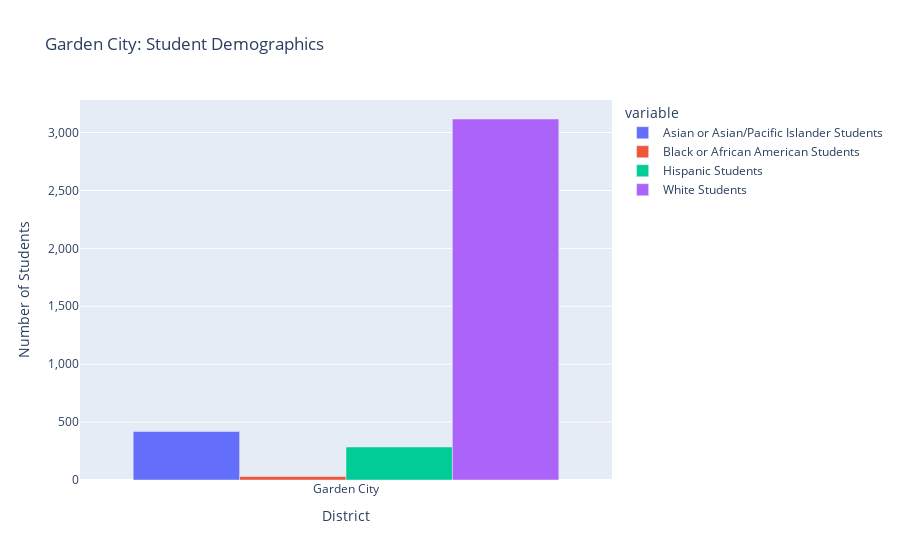

Notebook code cell kept with this figure:
### Code cell
# let's make a bar chart showing the largest demographic groups, just in Garden City
# first, create a list with the columns we want to chart
cols = ["Asian or Asian/Pacific Islander Students", "Black or African American Students", "Hispanic Students", "White Students"]
# get just the one district
just_gc = gc[gc["District"] == "Garden City"]
chart_title = "Garden City: Student Demographics"
fig = px.bar(just_gc, x='District', y=cols, title=chart_title)
fig.update_layout(
    barmode='group',
    yaxis_title="Number of Students",
    yaxis_tickformat=','
)
fig

### Figure 1 — Plotly figure (JSON) as saved in the notebook; plotly's stock layout.template omitted (floating-point values rounded to 4 significant figures)
{"data": [{"alignmentgroup": "True", "hovertemplate": "variable=Asian or Asian/Pacific Islander Students<br>District=%{x}<br>value=%{y}<extra></extra>", "legendgroup": "Asian or Asian/Pacific Islander Students", "marker": {"color": "#636efa", "pattern": {"shape": ""}}, "name": "Asian or Asian/Pacific Islander Students", "offsetgroup": "Asian or Asian/Pacific Islander Students", "orientation": "v", "showlegend": true, "textposition": "auto", "type": "bar", "x": ["Garden City"], "xaxis": "x", "y": [419], "yaxis": "y"}, {"alignmentgroup": "True", "hovertemplate": "variable=Black or African American Students<br>District=%{x}<br>value=%{y}<extra></extra>", "legendgroup": "Black or African American Students", "marker": {"color": "#EF553B", "pattern": {"shape": ""}}, "name": "Black or African American Students", "offsetgroup": "Black or African American Students", "orientation": "v", "showlegend": true, "textposition": "auto", "type": "bar", "x": ["Garden City"], "xaxis": "x", "y": [30], "yaxis": "y"}, {"alignmentgroup": "True", "hovertemplate": "variable=Hispanic Students<br>District=%{x}<br>value=%{y}<extra></extra>", "legendgroup": "Hispanic Students", "marker": {"color": "#00cc96", "pattern": {"shape": ""}}, "name": "Hispanic Students", "offsetgroup": "Hispanic Students", "orientation": "v", "showlegend": true, "textposition": "auto", "type": "bar", "x": ["Garden City"], "xaxis": "x", "y": [285], "yaxis": "y"}, {"alignmentgroup": "True", "hovertemplate": "variable=White Students<br>District=%{x}<br>value=%{y}<extra></extra>", "legendgroup": "White Students", "marker": {"color": "#ab63fa", "pattern": {"shape": ""}}, "name": "White Students", "offsetgroup": "White Students", "orientation": "v", "showlegend": true, "textposition": "auto", "type": "bar", "x": ["Garden City"], "xaxis": "x", "y": [3117], "yaxis": "y"}], "layout": {"barmode": "group", "legend": {"title": {"text": "variable"}, "tracegroupgap": 0}, "title": {"text": "Garden City: Student Demographics"}, "xaxis": {"anchor": "y", "domain": [0, 1], "title": {"text": "District"}}, "yaxis": {"anchor": "x", "domain": [0, 1], "tickformat": ",", "title": {"text": "Number of Students"}}}}
